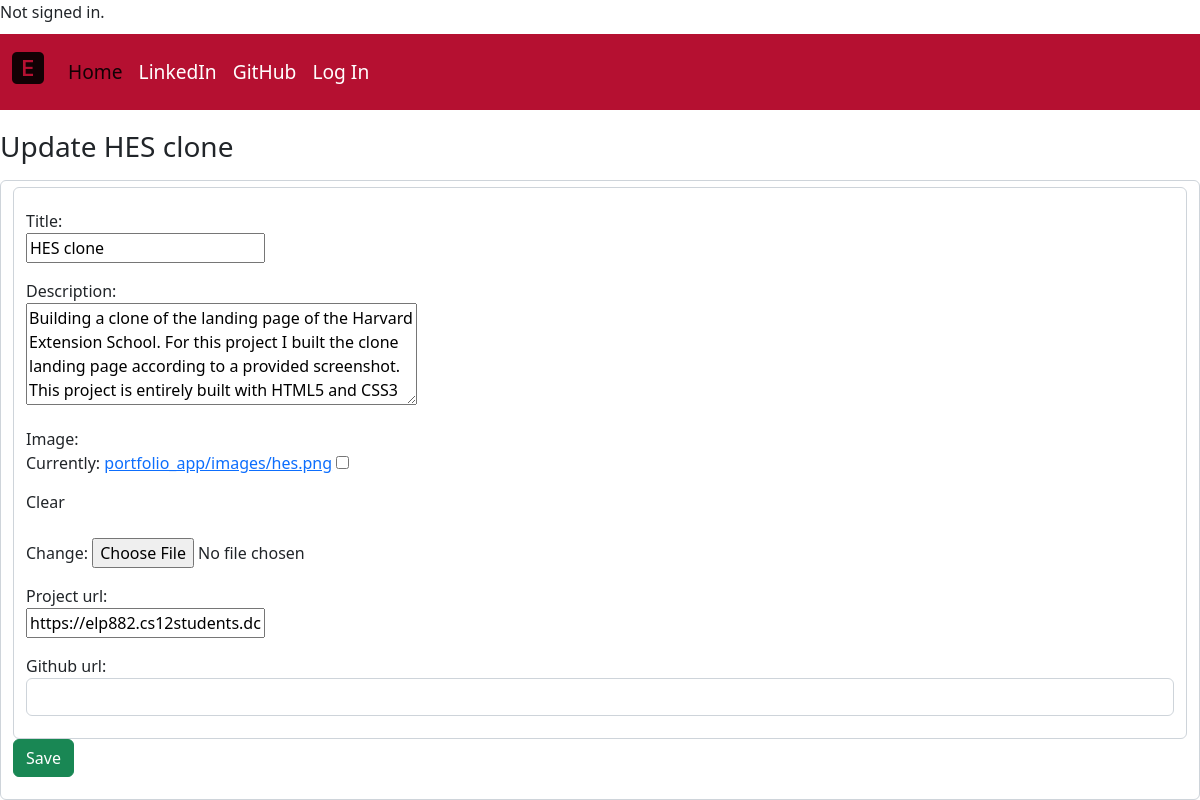
The page /update/4/ on the database as committed earlier.
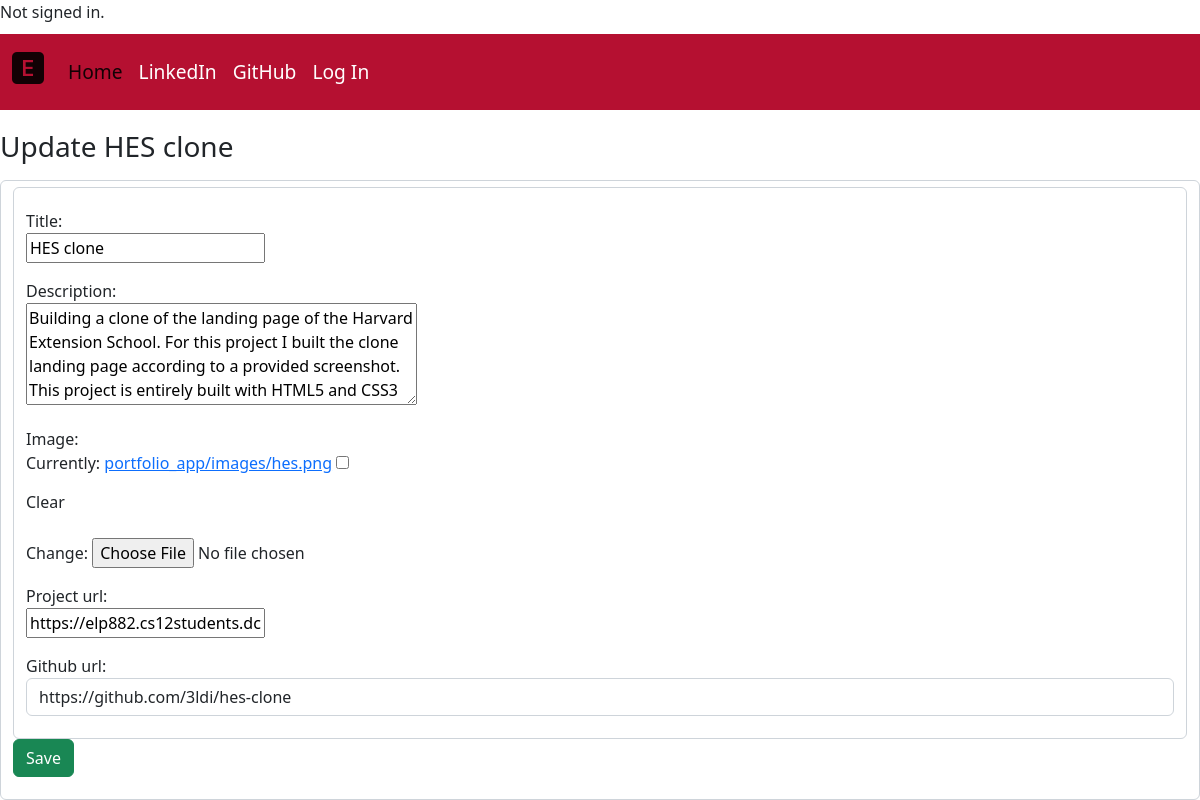
The same page on the database as committed later.
### portfolio_app/models.py (models this page shows, shortened)
class Project(models.Model):
    title = models.CharField(max_length=150)
    description = models.TextField()
    image = models.ImageField(upload_to='portfolio_app/images/', blank=True)
    project_url = models.URLField(blank=True)
    github_url = models.URLField(blank=True)

### portfolio_app/views.py (the view, shortened to what this page needs)
# urls.py: path('update/<int:project_id>/', views.update_project, name="update_project"),
def update_project(request, project_id):
    project = get_object_or_404(Project, pk=project_id)
    if request.method == 'GET':
        form = NewProjectForm(instance=project)
        return render(request, "portfolio_app/update.html", {
            'project': project,
            'form': form
        })

### portfolio_app/forms.py
class NewProjectForm(ModelForm):
    class Meta:
        model = Project
        fields = ('title', 'description', 'image', 'project_url', 'github_url')
    def __init__(self, *args, **kwargs):
        super().__init__(*args, **kwargs)
        for field in self.fields:
            new_class = {
                "class": "form-control"
            }
        self.fields[str(field)].widget.attrs.update({
            **new_class
        })
        self.fields['description'].widget.attrs.update({
            'rows': '4'
        })

### portfolio_app/templates/portfolio_app/update.html (shortened to what this page needs)
{% extends "portfolio_app/layout.html" %}
{% load static %}
{% block body %}
    <h3 class="mb-3">Update {{ project.title }}</h3>
        <form class="form-control" method="POST" enctype="multipart/form-data">
            <div class="form-control">
                {{ form.as_p }}
            </div>
            <input type="submit" class="btn btn-success mb-3" value="Save">
        </form>
{% endblock%}

Rows that differ between the two databases and show on the page:
changed Project "HES clone": github_url (not shown) → "https://github.com/3ldi/hes-clone"
